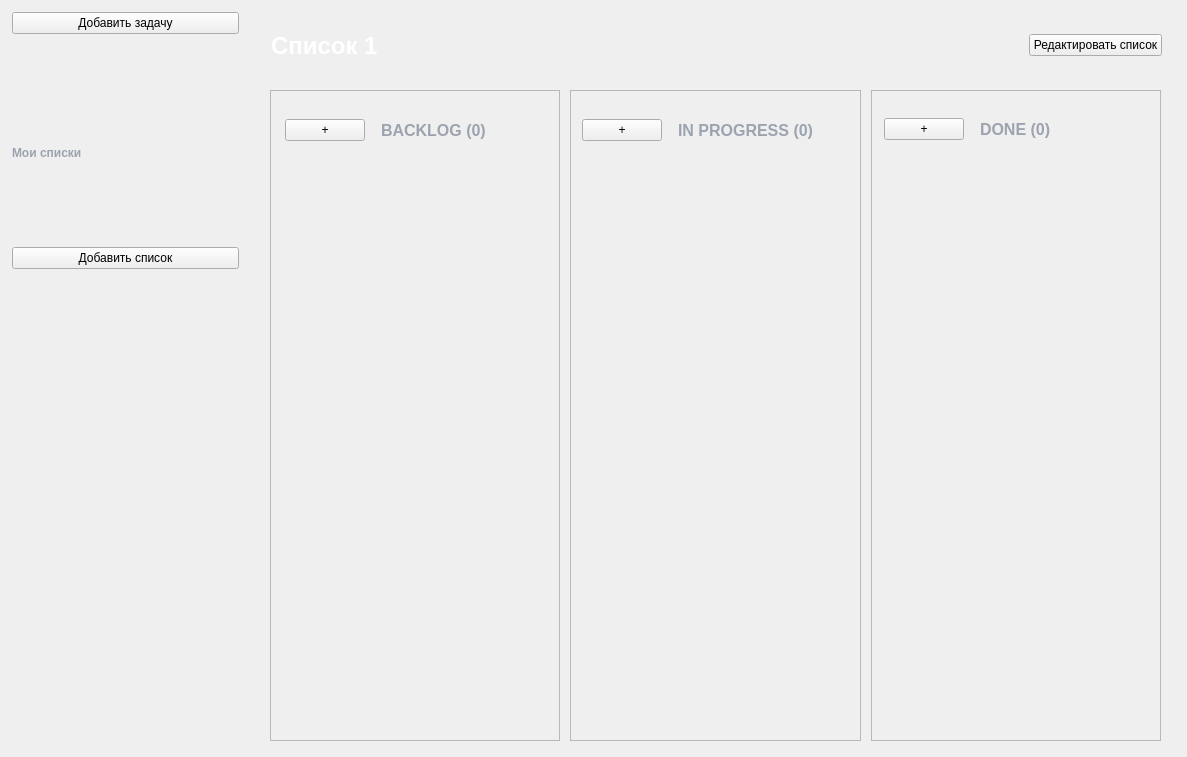
<?xml version="1.0" encoding="UTF-8"?>
<ui version="4.0">
 <class>Form</class>
 <widget class="QWidget" name="Form">
  <property name="geometry">
   <rect>
    <x>0</x>
    <y>0</y>
    <width>1187</width>
    <height>757</height>
   </rect>
  </property>
  <property name="windowTitle">
   <string>Form</string>
  </property>
  <widget class="QWidget" name="central_widget" native="true">
   <property name="geometry">
    <rect>
     <x>0</x>
     <y>0</y>
     <width>1191</width>
     <height>761</height>
    </rect>
   </property>
   <layout class="QHBoxLayout" name="horizontalLayout">
    <property name="spacing">
     <number>0</number>
    </property>
    <property name="leftMargin">
     <number>0</number>
    </property>
    <property name="topMargin">
     <number>0</number>
    </property>
    <property name="rightMargin">
     <number>0</number>
    </property>
    <property name="bottomMargin">
     <number>0</number>
    </property>
    <item>
     <widget class="QWidget" name="menu" native="true">
      <property name="sizePolicy">
       <sizepolicy hsizetype="Fixed" vsizetype="Preferred">
        <horstretch>200</horstretch>
        <verstretch>0</verstretch>
       </sizepolicy>
      </property>
      <property name="minimumSize">
       <size>
        <width>250</width>
        <height>0</height>
       </size>
      </property>
      <property name="styleSheet">
       <string notr="true"/>
      </property>
      <widget class="QWidget" name="layoutWidget">
       <property name="geometry">
        <rect>
         <x>0</x>
         <y>0</y>
         <width>251</width>
         <height>281</height>
        </rect>
       </property>
       <layout class="QVBoxLayout" name="verticalLayout_3">
        <property name="spacing">
         <number>48</number>
        </property>
        <item>
         <layout class="QVBoxLayout" name="layout_add_btn">
          <property name="spacing">
           <number>0</number>
          </property>
          <property name="leftMargin">
           <number>12</number>
          </property>
          <property name="topMargin">
           <number>12</number>
          </property>
          <property name="rightMargin">
           <number>12</number>
          </property>
          <property name="bottomMargin">
           <number>12</number>
          </property>
          <item>
           <widget class="QPushButton" name="menu_add_task_btn">
            <property name="layoutDirection">
             <enum>Qt::LayoutDirection::LeftToRight</enum>
            </property>
            <property name="autoFillBackground">
             <bool>false</bool>
            </property>
            <property name="styleSheet">
             <string notr="true"/>
            </property>
            <property name="text">
             <string>Добавить задачу</string>
            </property>
           </widget>
          </item>
         </layout>
        </item>
        <item>
         <layout class="QVBoxLayout" name="layout_lists">
          <property name="leftMargin">
           <number>12</number>
          </property>
          <property name="topMargin">
           <number>12</number>
          </property>
          <property name="rightMargin">
           <number>12</number>
          </property>
          <property name="bottomMargin">
           <number>12</number>
          </property>
          <item>
           <widget class="QLabel" name="my_lists_text">
            <property name="styleSheet">
             <string notr="true">color: #9CA3AF;
font-weight: 500;</string>
            </property>
            <property name="text">
             <string>Мои списки</string>
            </property>
           </widget>
          </item>
          <item>
           <widget class="QPushButton" name="menu_add_list_btn">
            <property name="layoutDirection">
             <enum>Qt::LayoutDirection::LeftToRight</enum>
            </property>
            <property name="autoFillBackground">
             <bool>false</bool>
            </property>
            <property name="styleSheet">
             <string notr="true"/>
            </property>
            <property name="text">
             <string>Добавить список</string>
            </property>
           </widget>
          </item>
         </layout>
        </item>
       </layout>
      </widget>
     </widget>
    </item>
    <item>
     <widget class="QStackedWidget" name="main_content">
      <property name="styleSheet">
       <string notr="true"/>
      </property>
      <property name="currentIndex">
       <number>0</number>
      </property>
      <widget class="QWidget" name="project_page">
       <widget class="QWidget" name="horizontalLayoutWidget">
        <property name="geometry">
         <rect>
          <x>20</x>
          <y>90</y>
          <width>891</width>
          <height>651</height>
         </rect>
        </property>
        <layout class="QHBoxLayout" name="layout_board">
         <property name="spacing">
          <number>10</number>
         </property>
         <item>
          <widget class="QScrollArea" name="backlog">
           <property name="widgetResizable">
            <bool>true</bool>
           </property>
           <property name="alignment">
            <set>Qt::AlignmentFlag::AlignLeading|Qt::AlignmentFlag::AlignLeft|Qt::AlignmentFlag::AlignVCenter</set>
           </property>
           <widget class="QWidget" name="column_backlog">
            <property name="geometry">
             <rect>
              <x>0</x>
              <y>0</y>
              <width>288</width>
              <height>647</height>
             </rect>
            </property>
            <widget class="QWidget" name="verticalLayoutWidget_3">
             <property name="geometry">
              <rect>
               <x>10</x>
               <y>80</y>
               <width>271</width>
               <height>631</height>
              </rect>
             </property>
             <layout class="QVBoxLayout" name="layout_backlog">
              <property name="spacing">
               <number>0</number>
              </property>
              <property name="topMargin">
               <number>65</number>
              </property>
             </layout>
            </widget>
            <widget class="QWidget" name="layoutWidget">
             <property name="geometry">
              <rect>
               <x>14</x>
               <y>24</y>
               <width>231</width>
               <height>31</height>
              </rect>
             </property>
             <layout class="QHBoxLayout" name="horizontalLayout_2">
              <property name="spacing">
               <number>16</number>
              </property>
              <item>
               <widget class="QPushButton" name="add_task_to_backlog">
                <property name="sizePolicy">
                 <sizepolicy hsizetype="Maximum" vsizetype="Fixed">
                  <horstretch>20</horstretch>
                  <verstretch>0</verstretch>
                 </sizepolicy>
                </property>
                <property name="text">
                 <string>+</string>
                </property>
               </widget>
              </item>
              <item>
               <widget class="QLabel" name="backlog_text">
                <property name="styleSheet">
                 <string notr="true">color: #9CA3AF;
font-weight: 600;
font-size: 16px;</string>
                </property>
                <property name="text">
                 <string>BACKLOG (0)</string>
                </property>
               </widget>
              </item>
             </layout>
            </widget>
           </widget>
          </widget>
         </item>
         <item>
          <widget class="QScrollArea" name="todo">
           <property name="widgetResizable">
            <bool>true</bool>
           </property>
           <widget class="QWidget" name="column_todo">
            <property name="geometry">
             <rect>
              <x>0</x>
              <y>0</y>
              <width>287</width>
              <height>647</height>
             </rect>
            </property>
            <widget class="QWidget" name="verticalLayoutWidget_7">
             <property name="geometry">
              <rect>
               <x>10</x>
               <y>80</y>
               <width>271</width>
               <height>631</height>
              </rect>
             </property>
             <layout class="QVBoxLayout" name="layout_todo">
              <property name="spacing">
               <number>0</number>
              </property>
              <property name="topMargin">
               <number>65</number>
              </property>
             </layout>
            </widget>
            <widget class="QWidget" name="layoutWidget_2">
             <property name="geometry">
              <rect>
               <x>11</x>
               <y>24</y>
               <width>251</width>
               <height>31</height>
              </rect>
             </property>
             <layout class="QHBoxLayout" name="horizontalLayout_3">
              <property name="spacing">
               <number>16</number>
              </property>
              <item>
               <widget class="QPushButton" name="add_task_to_inprogress">
                <property name="sizePolicy">
                 <sizepolicy hsizetype="Maximum" vsizetype="Fixed">
                  <horstretch>20</horstretch>
                  <verstretch>0</verstretch>
                 </sizepolicy>
                </property>
                <property name="text">
                 <string>+</string>
                </property>
               </widget>
              </item>
              <item>
               <widget class="QLabel" name="inprogress_text">
                <property name="styleSheet">
                 <string notr="true">color: #9CA3AF;
font-weight: 600;
font-size: 16px;</string>
                </property>
                <property name="text">
                 <string>IN PROGRESS (0)</string>
                </property>
               </widget>
              </item>
             </layout>
            </widget>
           </widget>
          </widget>
         </item>
         <item>
          <widget class="QScrollArea" name="done">
           <property name="widgetResizable">
            <bool>true</bool>
           </property>
           <widget class="QWidget" name="column_done">
            <property name="geometry">
             <rect>
              <x>0</x>
              <y>0</y>
              <width>288</width>
              <height>647</height>
             </rect>
            </property>
            <widget class="QWidget" name="verticalLayoutWidget_8">
             <property name="geometry">
              <rect>
               <x>10</x>
               <y>80</y>
               <width>271</width>
               <height>631</height>
              </rect>
             </property>
             <layout class="QVBoxLayout" name="layout_done">
              <property name="spacing">
               <number>0</number>
              </property>
              <property name="topMargin">
               <number>65</number>
              </property>
             </layout>
            </widget>
            <widget class="QWidget" name="layoutWidget_3">
             <property name="geometry">
              <rect>
               <x>12</x>
               <y>23</y>
               <width>195</width>
               <height>31</height>
              </rect>
             </property>
             <layout class="QHBoxLayout" name="horizontalLayout_5">
              <property name="spacing">
               <number>16</number>
              </property>
              <item>
               <widget class="QPushButton" name="add_task_to_done">
                <property name="sizePolicy">
                 <sizepolicy hsizetype="Maximum" vsizetype="Fixed">
                  <horstretch>20</horstretch>
                  <verstretch>0</verstretch>
                 </sizepolicy>
                </property>
                <property name="text">
                 <string>+</string>
                </property>
               </widget>
              </item>
              <item>
               <widget class="QLabel" name="done_text_3">
                <property name="styleSheet">
                 <string notr="true">color: #9CA3AF;
font-weight: 600;
font-size: 16px;</string>
                </property>
                <property name="text">
                 <string>DONE (0)</string>
                </property>
               </widget>
              </item>
             </layout>
            </widget>
           </widget>
          </widget>
         </item>
        </layout>
       </widget>
       <widget class="QWidget" name="">
        <property name="geometry">
         <rect>
          <x>21</x>
          <y>30</y>
          <width>891</width>
          <height>31</height>
         </rect>
        </property>
        <layout class="QHBoxLayout" name="horizontalLayout_4">
         <item>
          <widget class="QLabel" name="list_name_text">
           <property name="styleSheet">
            <string notr="true">color: #FFF;
font-weight: 600;
font-size: 24px;</string>
           </property>
           <property name="text">
            <string>Список 1</string>
           </property>
          </widget>
         </item>
         <item>
          <widget class="QPushButton" name="edit_list_btn">
           <property name="sizePolicy">
            <sizepolicy hsizetype="Maximum" vsizetype="Fixed">
             <horstretch>20</horstretch>
             <verstretch>0</verstretch>
            </sizepolicy>
           </property>
           <property name="text">
            <string>Редактировать список</string>
           </property>
          </widget>
         </item>
        </layout>
       </widget>
      </widget>
      <widget class="QWidget" name="page_2">
       <widget class="QLabel" name="label_2">
        <property name="geometry">
         <rect>
          <x>20</x>
          <y>10</y>
          <width>66</width>
          <height>91</height>
         </rect>
        </property>
        <property name="styleSheet">
         <string notr="true">font: 48pt &quot;Ubuntu Sans&quot;;</string>
        </property>
        <property name="text">
         <string>2</string>
        </property>
       </widget>
      </widget>
     </widget>
    </item>
   </layout>
  </widget>
 </widget>
 <resources/>
 <connections/>
</ui>
